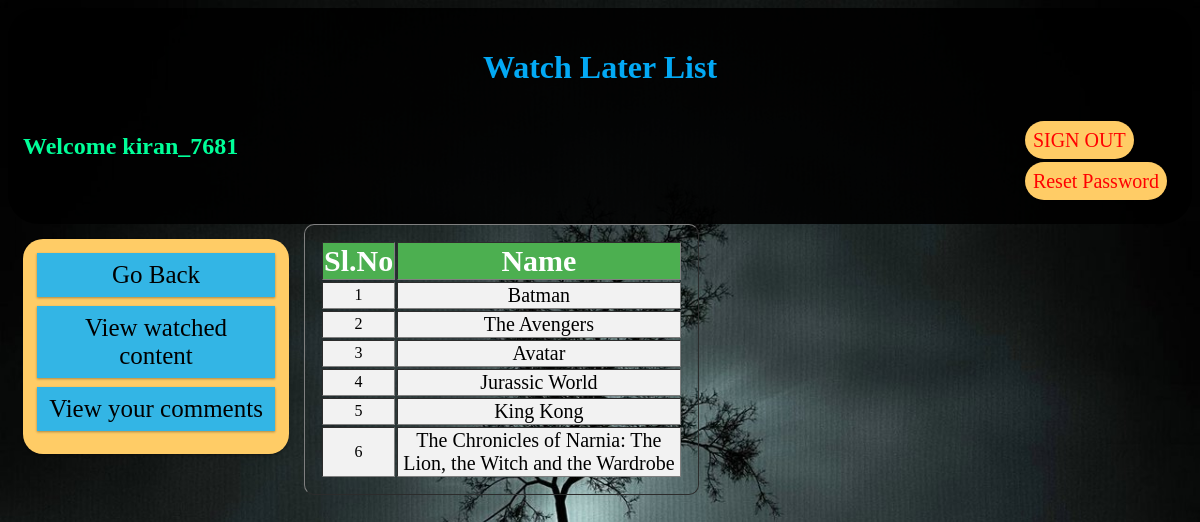
Page /watchlaterlist.php (signed in) on the committed database.
### tables this page shows
CREATE TABLE `watchlater` (
  `username` varchar(100) NOT NULL,
  `movie_name` varchar(100) NOT NULL,
  `movie_id` varchar(30) NOT NULL
);

### watchlaterlist.php (the view, shortened to what this page needs)
<?php
   include 'config.php';
   $username = $_SESSION['username'];
?>
<!DOCTYPE html>
<html>
<head>
</head>
<body>
	<div class="header col-12">
        <h1>Watch Later List</h1>
        <h2>Welcome <b><?php echo htmlspecialchars($_SESSION["username"]); ?></b></h2>
    <p>
        <a href="logout.php" class="btn1">SIGN OUT</a><br><br>
        <a href="reset-password.php" class="btn2">Reset Password</a>
    </p>
    </div>
    <div class="row">
        <div class="col-3 nav">
    <ul>
        <li><a href="welcome.php">Go Back</a></li>
        <li><a href="watchedlist.php">View watched content</a></li>
        <li><a href="viewcomments.php">View your comments</a></li>
    </ul>
        </div>
    <?php
        $sql = "SELECT * FROM watchlater WHERE username='$username'";
        $result=$link->query($sql);?>
        <table border="1" class="col-4">
        	<thead>
        		<th>Sl.No</th>
        		<th>Name</th>
        	</thead>
        	<tbody>
        		<?php
        		  if($result) {
        		  	$i=1;
        		  	while($row = $result->fetch_assoc()) {?>
        		  		<tr>
        		  			<td><?php echo $i;?></td>
        		  			<td><a href="viewmovie.php?variable1=<?php echo $row['movie_name']; ?>"><?php echo $row['movie_name'];?></a></td>
        		  		</tr>
        		  		<?php $i++;
        		  	}?>
        		  <?php }?>
        	</tbody>
        </table>
    </div>
</body>
</html>

### watchlaterlist.php (style rules this page uses)
body { background: url(m2.jpg) no-repeat; background-size: cover; }
* { box-sizing: border-box; }
[class*="col-"] { float: left; padding: 15px; }
.header { background-color: rgba(0,0,0,0.9); border-radius:30px; }
.header h1 { text-align: center; padding: 5px; color: #03a9f4; }
.header h2 { float: left; color: #00ff99; }
.header p { float: right; }
.header a { font-size: 20px; padding: 8px; text-decoration: none; margin:10px; border-radius: 20px; color: red; background-color: #ffcc66; }
.nav ul { list-style-type: none; margin: 0; background: #ffcc66; padding: 14px; box-shadow: 0 1px 3px rgba(0,0,0,0.12), 0 1px 2px rgba(0,0,0,0.24); text-align: center; border-radius: 20px; }
.nav li { padding: 8px; margin-bottom: 9px; background-color: #33b5e5; text-align: center; box-shadow: 0 1px 3px rgba(0,0,0,0.12), 0 1px 2px rgba(0,0,0,0.24); cursor: pointer; }
.nav a { color: black; text-decoration: none; text-align: center; font-size: 25px; }
table { padding: 20px; border-radius: 10px; }
thead , tbody { text-align: center; padding: 20px; }
tr { background-color: #f2f2f2; }
th { background-color: #4caf50; color: white; font-size: 30px; }
a { text-decoration: none; color: black; font-size: 20px; }
[class*="col-"] { width: 100%; }
@media only screen and (min-width: 768px) { .col-3 { width: 25%; } }
@media only screen and (min-width: 768px) { .col-4 { width: 33.33%; } }
@media only screen and (min-width: 768px) { .col-12 { width: 100%; } }

### rows in the picture
watchlater: movie_name "Batman"
watchlater: movie_name "The Avengers"
watchlater: movie_name "Avatar"
watchlater: movie_name "Jurassic World"
watchlater: movie_name "King Kong"
watchlater: movie_name "The Chronicles of Narnia: The Lion, the Witch and the Wardrobe"

### other values in the picture
$_SESSION["username"] "kiran_7681"
